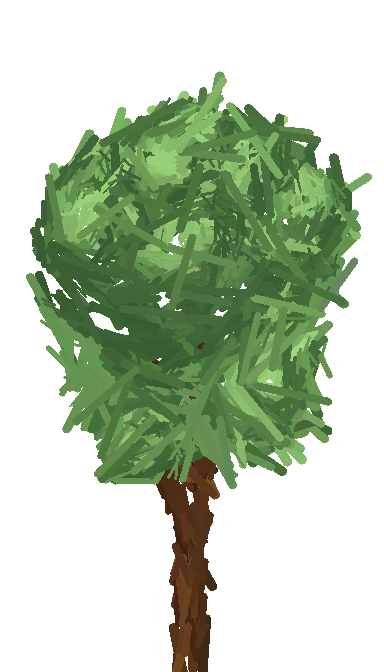
#> input picture temp/stroke_ref/gdlab/gd_v0.png, 384 x 672 px, found by its file name; its folder holds only this picture in this run
$ python tree_compare.py
#> lines starting #> are read from the running program, lines starting #| are printed output that depends on the picture; after the words box and inside, x2 and y2 are one past the last pixel; in counts of white or black regions, pixels touching at a corner belong together
# 临时视觉指标对比脚本：A组(gdlab) vs B组(python基线)
import numpy as np
from PIL import Image
from collections import deque

def hsv(rgb):
    r, g, b = rgb[..., 0] / 255, rgb[..., 1] / 255, rgb[..., 2] / 255
    mx, mn = np.max(rgb, -1) / 255, np.min(rgb, -1) / 255
    v = mx
    c = mx - mn
    s = np.where(mx > 0, c / np.maximum(mx, 1e-9), 0)
    h = np.zeros_like(mx)
    mask = c > 1e-9
    rm, gm, bm = r, g, b
    hr = ((gm - bm) / np.maximum(c, 1e-9)) % 6
    hg = (bm - rm) / np.maximum(c, 1e-9) + 2
    hb = (rm - gm) / np.maximum(c, 1e-9) + 4
    h = np.where(mx == rm, hr, np.where(mx == gm, hg, hb)) * 60
    h = np.where(mask, h, 0)
    return h, s, v

def erode_depth(mask, max_iter=80):
    """迭代腐蚀, 返回每个前景像素的腐蚀深度(≈半厚,像素)"""
    d = np.zeros(mask.shape, np.float32)
    cur = mask.copy()
    for i in range(1, max_iter + 1):
        m = cur.copy()
        m[1:, :] &= cur[:-1, :]
        m[:-1, :] &= cur[1:, :]
        m[:, 1:] &= cur[:, :-1]
        m[:, :-1] &= cur[:, 1:]
        newly = cur & ~m
        d[newly] = i
        if not m.any():
            break
        cur = m
    d[cur] = max_iter
    return d

def label_components(mask):
    """8连通域标记, 返回(label数组, 每个label面积dict)"""
    h, w = mask.shape
    lab = np.zeros((h, w), np.int32)
    nxt = 0
    areas = {}
    for sy in range(h):
        for sx in range(w):
            if mask[sy, sx] and lab[sy, sx] == 0:
                nxt += 1
                q = deque([(sy, sx)])
                lab[sy, sx] = nxt
                a = 0
                while q:
                    y, x = q.popleft()
                    a += 1
                    for dy in (-1, 0, 1):
                        for dx in (-1, 0, 1):
                            ny, nx = y + dy, x + dx
                            if 0 <= ny < h and 0 <= nx < w and mask[ny, nx] and lab[ny, nx] == 0:
                                lab[ny, nx] = nxt
                                q.append((ny, nx))
                areas[nxt] = a
    return lab, areas

def holes(mask):
    """前景内部的封闭孔洞: 不接触边界的背景连通域"""
    bg = ~mask
    touch = np.zeros_like(bg)
    h, w = bg.shape
    seen = np.zeros_like(bg)
    q = deque()
    for x in range(w):
        for y in (0, h - 1):
            if bg[y, x] and not seen[y, x]:
                seen[y, x] = True; q.append((y, x))
    for y in range(h):
        for x in (0, w - 1):
            if bg[y, x] and not seen[y, x]:
                seen[y, x] = True; q.append((y, x))
    while q:
        y, x = q.popleft()
        for dy, dx in ((1,0),(-1,0),(0,1),(0,-1)):
            ny, nx = y + dy, x + dx
            if 0 <= ny < h and 0 <= nx < w and bg[ny, nx] and not seen[ny, nx]:
                seen[ny, nx] = True; q.append((ny, nx))
    inner = bg & ~seen
    return inner  # 冠内封闭孔洞

def analyze(path):
    img = np.array(Image.open(path).convert("RGBA"), np.float32)
    a = img[..., 3] / 255
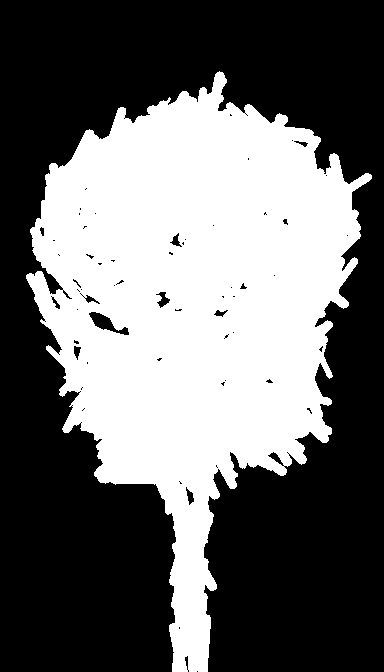
#> a: shape (672, 384) float32; values 0 (black) and 1 (white), 41% white; 1 white region, box (x1, y1, x2, y2) and area: (26, 71, 372, 672) 105821
    mask = a > 0.5
    rgb = img[..., :3] * a[..., None] + 255 * (1 - a[..., None])  # 白底合成看颜色
    H, S, V = hsv(rgb)
#> in hsv, `hb = (rm - gm) / np.maximum(c, 1e-9) + 4`:
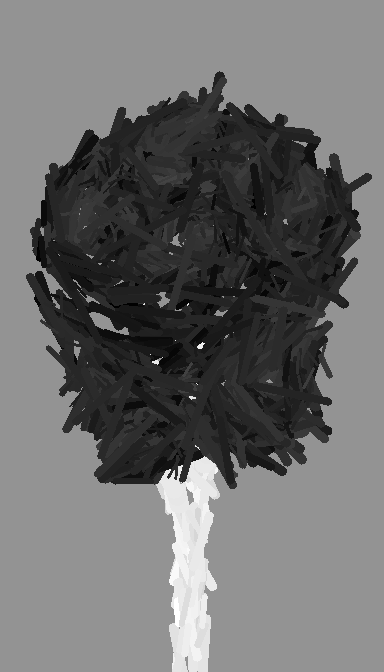
#> hb: shape (672, 384) float32; min 3, max 4.73, mean 3.74; drawn with min black and max white
#> in hsv, `h = np.where(mx == rm, hr, np.where(mx == gm, hg, hb)) * 60`:
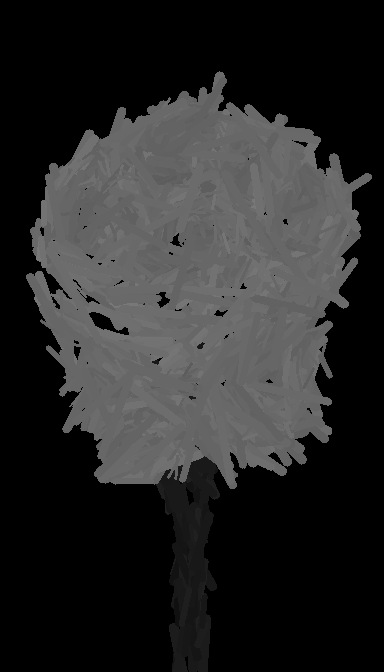
#> h: shape (672, 384) float32; min 0, max 120, mean 40.4
    ys, xs = np.where(mask)
    y0, y1, x0, x1 = ys.min(), ys.max(), xs.min(), xs.max()
#> y0 = 71; y1 = 671; x0 = 26; x1 = 371
    h_, w_ = y1 - y0 + 1, x1 - x0 + 1
#> h_ = 601; w_ = 346

    # 边界与粗糙度
    er = mask.copy()
    er[1:, :] &= mask[:-1, :]; er[:-1, :] &= mask[1:, :]
    er[:, 1:] &= mask[:, :-1]; er[:, :-1] &= mask[:, 1:]
#> after `er[:, :-1] &= mask[:, 1:]`: er: shape (672, 384) bool; 39.8% white; 1 white region, box (x1, y1, x2, y2) and area: (27, 72, 371, 672) 102608
    boundary = (mask & ~er).sum()
#> boundary = 3213
    area = mask.sum()
#> area = 105821
    roughness = boundary / (2 * np.sqrt(np.pi * area))  # 圆=1
#> roughness = 2.79

    # 冠区 = mask上部到树干起点; 简化: y < y0+0.72h_ 且属于前景
    crown = mask & (np.arange(mask.shape[0])[:, None] < y0 + 0.72 * h_)
#> crown: shape (672, 384) bool; 38.6% white; 1 white region, box (x1, y1, x2, y2) and area: (26, 71, 372, 504) 99634
    trunk = mask & (np.arange(mask.shape[0])[:, None] >= y0 + 0.72 * h_)
#> trunk: shape (672, 384) bool; 2.4% white; 1 white region, box (x1, y1, x2, y2) and area: (165, 504, 217, 672) 6187

    # 冠内厚度分布(腐蚀深度=半宽)
    d = erode_depth(crown)
#> after the loop in erode_depth, `for i in range(1, max_iter + 1):`:
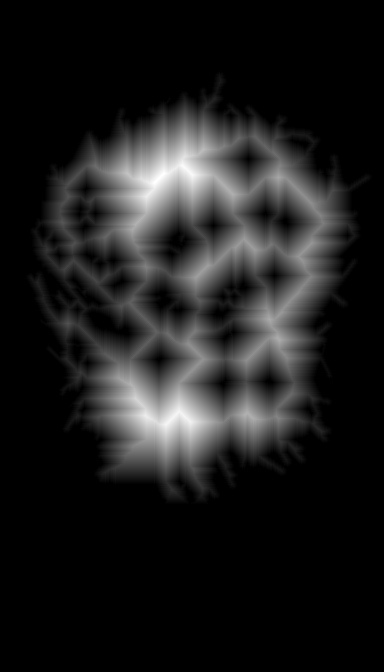
#> d: shape (672, 384) float32; min 0, max 73, mean 8.4; drawn with min black and max white
#> after the loop in erode_depth, `for i in range(1, max_iter + 1):`: m: shape (672, 384) bool; every value is 0
#> in erode_depth, `d[cur] = max_iter`: d: shape (672, 384) float32; 0.01% of pixels changed, all inside (x1, y1, x2, y2) = (154, 173, 165, 184)
    dp = d[crown & (d > 0)]
    thin = (dp <= 2).mean()      # 细刺 宽<=4px
#> thin = 0.058
    mid = ((dp >= 3) & (dp <= 5)).mean()   # 6-10px
#> mid = 0.0924
    thickmid = ((dp >= 6) & (dp <= 8)).mean()  # 12-16px
#> thickmid = 0.0859
    fat = (dp >= 9).mean()       # >=18px 宽笔
#> fat = 0.764

    # 灰条: 低饱和度
    graypix = crown & (S < 0.20) & (V > 0.25) & (V < 0.90)
    gray_ratio = graypix.sum() / max(crown.sum(), 1)
#> gray_ratio = 0
    lab, areas = label_components(graypix)
#> after the loop in label_components, `for sy in range(h):`: lab: shape (672, 384) int32; every value is 0
#> areas = 0 items
    gray_bars = sorted([v for v in areas.values() if v >= 60], reverse=True)[:6]
#> gray_bars = []

    # 高光: 亮黄绿
    hi = crown & (H > 55) & (H < 165) & (V > 0.62) & (S > 0.15)
#> hi: shape (672, 384) bool; 7% white; 159 white regions (103 under 20 px), largest, box (x1, y1, x2, y2) and area: (118, 77, 227, 191) 3658, (56, 162, 130, 244) 1734, (197, 132, 283, 195) 1607
    hi_ratio = hi.sum() / max(crown.sum(), 1)
#> hi_ratio = 0.181

    # 冠内孔洞
    hl = holes(crown)
#> after the loop in holes, `for x in range(w):`: seen: shape (672, 384) bool; 0.3% white in thin lines or dots
#> after the loop in holes, `for y in range(h):`:
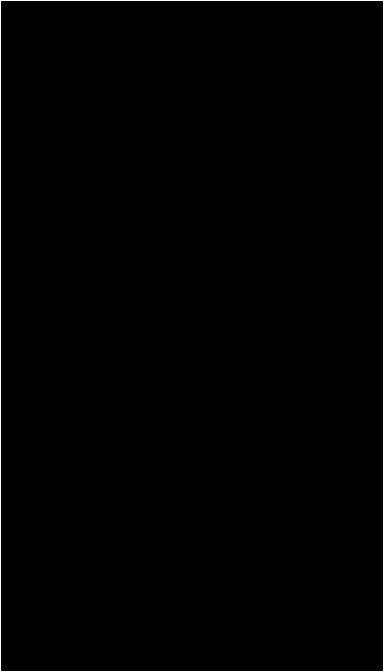
#> seen: shape (672, 384) bool; 0.82% white in thin lines or dots
#> after the loop in holes, `while q:`:
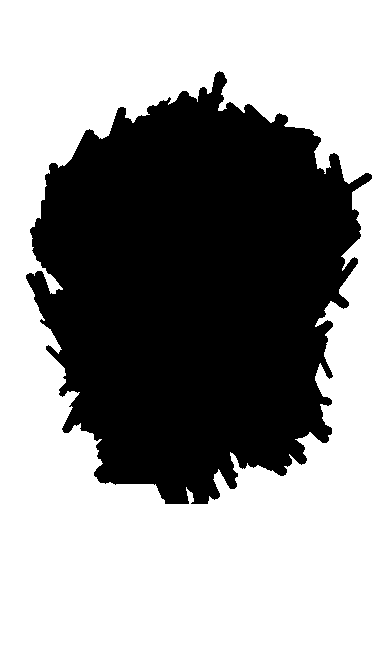
#> seen: shape (672, 384) bool; 60.9% white; 1 black region, box (x1, y1, x2, y2) and area: (26, 71, 372, 504) 100791
#> in holes, `inner = bg & ~seen`:
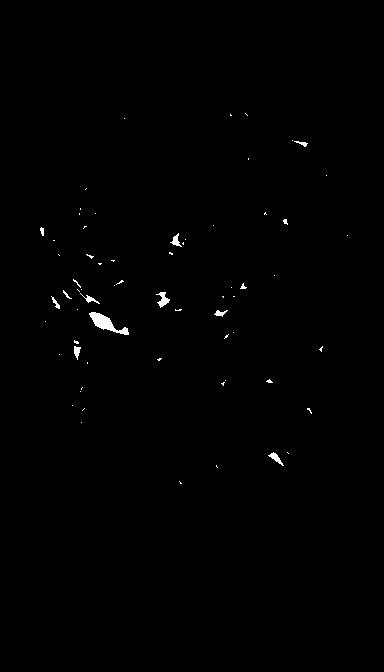
#> inner: shape (672, 384) bool; 0.45% white; 66 white regions (54 under 20 px), largest, box (x1, y1, x2, y2) and area: (89, 312, 129, 335) 348, (156, 292, 170, 308) 106, (268, 452, 284, 466) 77
    hlab, hareas = label_components(hl)
#> after the loop in label_components (call 2), `for sy in range(h):`: lab: shape (672, 384) int32; 67 distinct labels, from 0 to 66
#> hareas = 66 items
    hole_cnt = sum(1 for v in hareas.values() if v >= 8)
#> hole_cnt = 25
    hole_area = sum(v for v in hareas.values() if v >= 8)
#> hole_area = 1070

    # 树干颜色与宽度
    tpix = trunk.sum()
#> tpix = 6187
    if tpix > 50:
        tV = V[trunk].mean(); tS = S[trunk].mean()
#> after `tV = V[trunk].mean()`: tV = 0.329
#> after `tS = S[trunk].mean()`: tS = 0.702
        tR = rgb[..., 0][trunk].mean(); tG = rgb[..., 1][trunk].mean(); tB = rgb[..., 2][trunk].mean()
#> after `tR = rgb[..., 0][trunk].mean()`: tR = 83.8
#> after `tG = rgb[..., 1][trunk].mean()`: tG = 49.43
#> after `tB = rgb[..., 2][trunk].mean()`: tB = 24.81
        # 每行干宽
        widths = []
        for yy in np.unique(np.where(trunk)[0]):
            xr = np.where(trunk[yy])[0]
            widths.append(xr.max() - xr.min() + 1)
#> after the loop, widths = 168 values, max 47 at index 8, min 29 at index 50, mean 37.15
        wmean, wstd = np.mean(widths), np.std(widths)
#> wmean = 37.15; wstd = 4.32
    else:
        tV = tS = tR = tG = tB = wmean = wstd = 0

    return dict(rough=roughness, crown_hw=h_ / w_, area=area,
        thin=thin, mid=mid, thickmid=thickmid, fat=fat,
        gray=gray_ratio, gray_bars=gray_bars, hi=hi_ratio,
        holes=hole_cnt, hole_area=hole_area,
        tV=tV, tS=tS, tRGB=(tR, tG, tB), tW=(wmean, wstd))

A = [rf"F:/VSCode/game-2/temp/stroke_ref/gdlab/gd_v{i}.png" for i in range(4)]
B = [rf"F:/VSCode/game-2/stick-world/assets/resources/tree_paint_tree_v{i}.png" for i in range(10)]

for name, paths in (("A(gd)", A), ("B(py)", B)):
    print("=" * 20, name)
    for p in paths:
        r = analyze(p)
#> r = 16 items
        print(f"{p.split('/')[-1]:24s} rough={r['rough']:.3f} AR={r['crown_hw']:.2f} "
              f"thick%<=4px={r['thin']:.2f} 6-10={r['mid']:.2f} 12-16={r['thickmid']:.2f} >=18={r['fat']:.2f} | "
              f"gray%={r['gray']:.3f} bars={r['gray_bars']} hi%={r['hi']:.2f} "
              f"holes={r['holes']}/{r['hole_area']}px | trunk RGB=({r['tRGB'][0]:.0f},{r['tRGB'][1]:.0f},{r['tRGB'][2]:.0f}) V={r['tV']:.2f} w={r['tW'][0]:.1f}±{r['tW'][1]:.1f}")
#| gd_v0.png                rough=2.786 AR=1.74 thick%<=4px=0.06 6-10=0.09 12-16=0.09 >=18=0.76 | gray%=0.000 bars=[] hi%=0.18 holes=25/1070px | trunk RGB=(84,49,25) V=0.33 w=37.2±4.3
#> (the run stopped early here; a loop or call above may not have finished)
